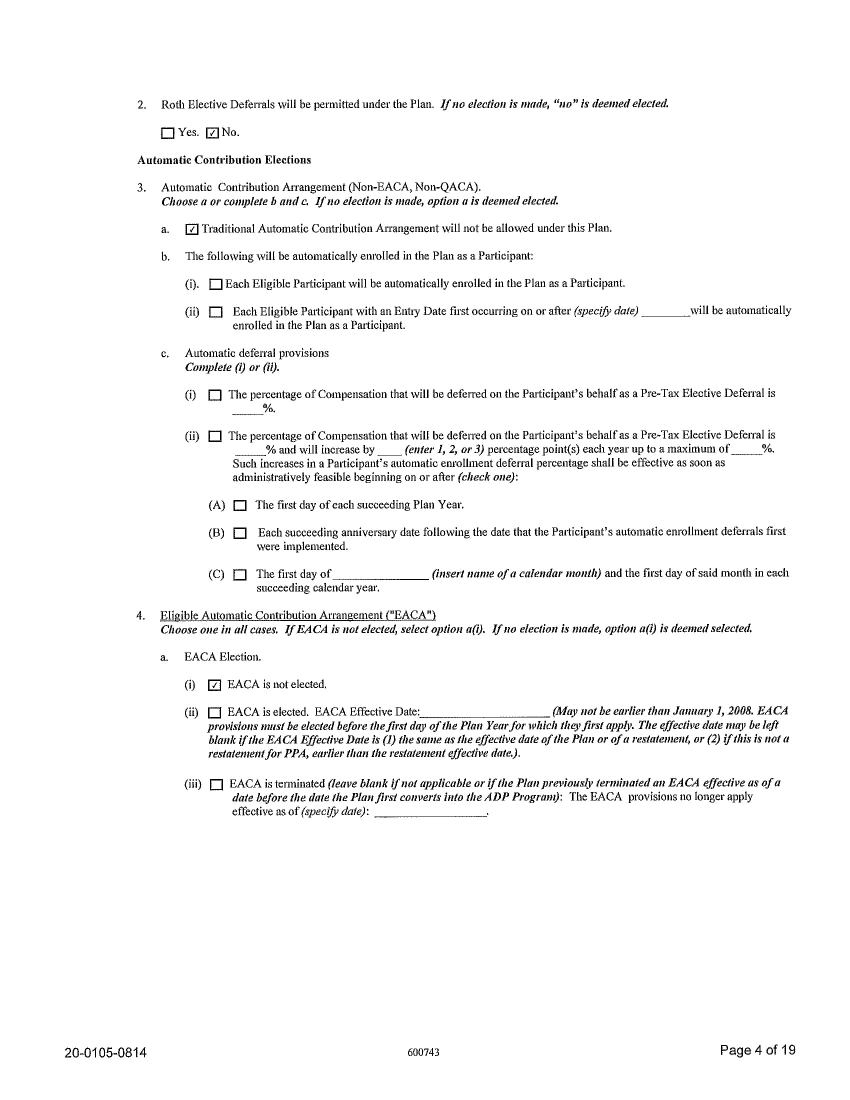
#> input picture Checkbox Detection/ADP10_22710/ADP10_22710-04.jpg, 1700 x 2200 px, found by its file name (shown at 1/2 size); the run also reads 2 pictures not shown here
$ jupyter execute --allow-errors Checkbox_detection.ipynb   (older library calls are emulated)
#> lines starting #> are read from the running program, lines starting #| are printed output that depends on the picture; after the words box and inside, x2 and y2 are one past the last pixel; in counts of white or black regions, pixels touching at a corner belong together
#> in execute, img is the input picture: shape (2200, 1700); min 0, max 255, mean 246.6
### Checkbox Detection/CheckBoxParser.py
import re
import numpy as np
from pprint import pprint

def parse(q1):
    """
    :param q1: a list or a tuple example [1,0,0,1,0]
    This Function generates a list of parent child relationship
    example [parent1,child11,child111,child112]
    This means there is one parent it has one child and that child has two childs.
    """

    l=[]
    i=0
    parent=None
    level = []
    while i < len(q1):

        if i < len(q1) and q1[i]==0:
            k=0

            while i < len(q1) and abs(q1[i])==0:
                k+=1
                i+=1
            l.extend(["parent{0}".format(aa+1) for aa in range(k+1)])

        if i < len(q1) and q1[i]==1:
            i+=1
            if len(l)==0:
                l.extend(["parent{0}".format(i)])
            if parent is None:
                parent=i
            k=0

            while i < len(q1) and abs(q1[i])==0:
                k+=1
                i+=1
            l.extend(["child{0}{1}".format(parent , aa+1) for aa in range(k+1)])
            level.append(parent)
            parent = "{0}{1}".format(parent , aa+1)


        if i < len(q1) and q1[i]==-1:

            i+=1
            k=0
            while i< len(q1) and abs(q1[i])==0:
                k+=1
                i+=1
            if len(level)==1:

                le = int(level.pop())
                l.extend(["parent{0}".format(aa+1+le) for aa in range(k+1)])
                parent=aa+1+le
            elif len(level) >1:
                le = level.pop()
                le = int(le)
                l.extend(["child{0}".format(aa+1+le) for aa in range(k+1)])
                parent=aa+1+le
            elif len(level)==0 and len(l)==0:
                l.extend(["parent{0}".format(i)])


    return l

# [33 lines left out: function generateGraph, not called in this run]

def sortCheckbox(d):
    """
    Takes a checkbox dictionary and returns a numpy array by combining two checkbox in a single array , denominator (y2-y1) , sorted dictionary
    """
    d = sorted(d,key= lambda x: (x[0][1], x[0][0]))
    l=[]
    for fi ,se in zip(d[:-1],d[1:]):
        l.append((fi[0][0] , fi[0][1],se[0][0] ,se[0][1]))

    c =np.asarray(l).astype(np.float)
    return c ,(c[:,3]-c[:,1]) ,d

def preprocess(d):
    """
    Takes a checkbox dictionary and returns a list containing 1,0,-1
    0 means two checkbox in same alignment
    1 means parent child relationship
    -1 means child parent relationship
    """
    c ,denom,d = sortCheckbox(d)

    for i in np.nonzero(denom<4)[0]:
        d[i][0][1],d[i+1][0][1] = d[i][0][1] ,d[i][0][1]

    c ,denom,d = sortCheckbox(d)
    denom = (c[:,3]-c[:,1])
    q  = (c[:,2]-c[:,0]) / denom
    q1=np.where(abs(q)<=0.1,0,q)
    q1 = np.where(q1>0 , 1,q1)
    q1 = np.where(q1<0 , -1,q1)
    q1 = q1.astype(np.int)
    q1 = q1.tolist()
    d = tuple((tuple(i[0]) , i[1]) for i in d)
    return q1,d

def run(d):
    """
    combine all the methods and get a dictionary
    """
    q1 ,d= preprocess(d)#; pprint(d); pprint(q1)
    l=parse(q1)
    l = zip(l,d)
    l=generateGraph(l)#;pprint(l)
    return l

# [15 lines that do not run on import are left out]

### Checkbox Detection/Checkbox_detection.ipynb
[cell 1]
import pandas as pd
import numpy as np
import matplotlib.pyplot as plt
import cv2
from collections import defaultdict
import sys
import imutils
from CheckBoxParser import *

# CheckBox Detection

[cell 2]
def bplot(img):
    plt.figure(figsize=(30,20))
    plt.imshow(img,cmap="gray")
    plt.show()

def horizontal(img,scale=25):

    ## Generating Horizontal Mask

#> called with scale = 25
    horizontal = cv2.adaptiveThreshold(img, 255, cv2.ADAPTIVE_THRESH_MEAN_C, cv2.THRESH_BINARY, 15,15)
    horizontalsize = scale
    horizontalStructure = cv2.getStructuringElement(cv2.MORPH_RECT ,(horizontalsize,1) )
    horizontal =  cv2.morphologyEx(horizontal, cv2.MORPH_CLOSE, horizontalStructure)
    horizontal = np.where(horizontal==0,1,0)
    return horizontal

def vertical(img):

    # Generate Vertical Mask

    vertical = cv2.adaptiveThreshold(img, 255, cv2.ADAPTIVE_THRESH_MEAN_C, cv2.THRESH_BINARY, 15,15);
    verticalsize = vertical.shape[0] // 100
    verticalStructure = cv2.getStructuringElement(cv2.MORPH_RECT, ( 1,verticalsize))
    vertical =  cv2.morphologyEx(vertical, cv2.MORPH_CLOSE, verticalStructure)
    vertical = np.where(vertical==0,1,0)
    return vertical


def generateCompleteMask(horizontal , vertical):
    mask = horizontal+vertical
    mask = np.where(mask>=1 ,255,mask)
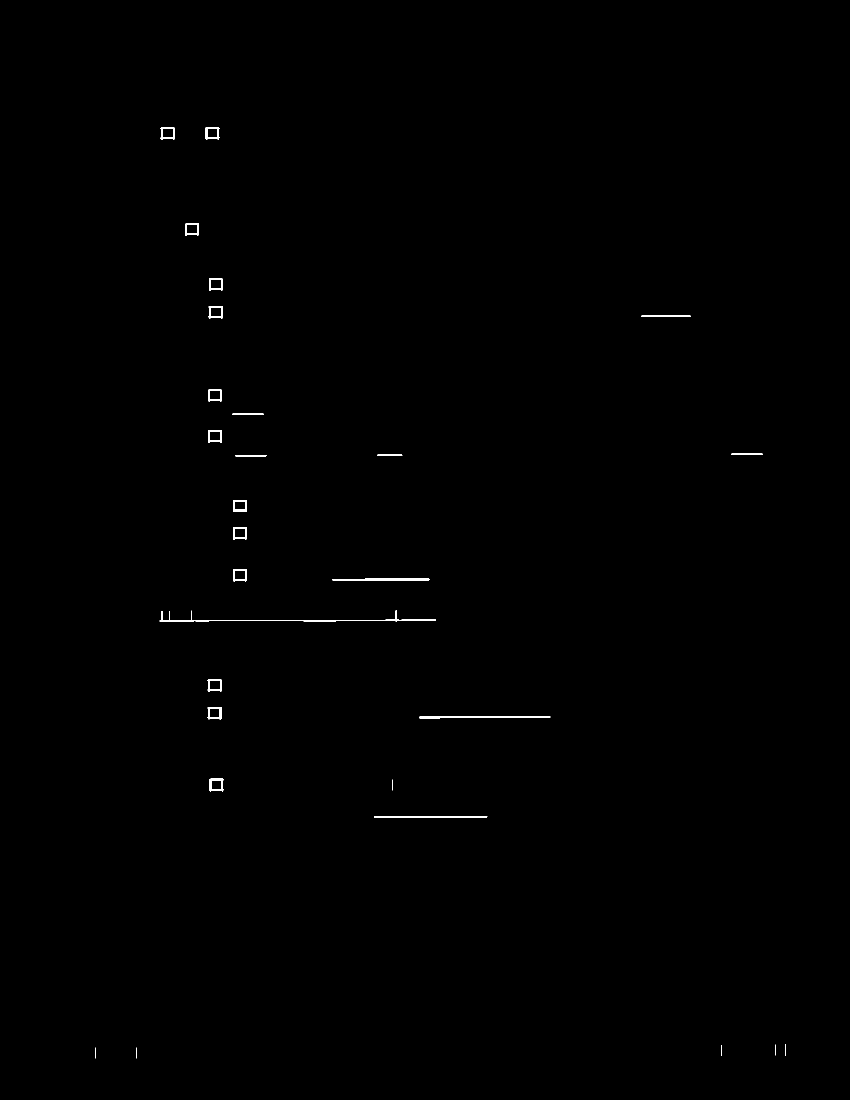
#> mask: shape (2200, 1700) int64 (shown at 1/2 size); 0.23% white; 28 white regions, largest, box (x1, y1, x2, y2) and area: (319, 1221, 872, 1244) 1437, (838, 1433, 1101, 1437) 828, (664, 1157, 859, 1161) 710
    mask = mask.astype(np.uint8)
    return mask

class ShapeDetector:
    def detect(self, c):
        # initialize the shape name and approximate the contour
        shape = "unidentified"
        peri = cv2.arcLength(c, True)
        approx = cv2.approxPolyDP(c,0.15*peri, True)
        # if the shape has 4 vertices, it is either a square or
        # a rectangle
        if len(approx) == 4:
            # compute the bounding box of the contour and use the
            # bounding box to compute the aspect ratio
            (x, y, w, h) = cv2.boundingRect(approx)
            ar = w / float(h)

            # a square will have an aspect ratio that is approximately
            # equal to one, otherwise, the shape is a rectangle
            shape = "square" if ar >= 0.95 and ar <= 1.05 else "rectangle"
        # return the name of the shape
        return shape


def execute(path ,plot=True):
    img = cv2.imread(path,cv2.IMREAD_GRAYSCALE)
    img = cv2.GaussianBlur(img, (5, 5), 1)
    mask = generateCompleteMask(horizontal(img) , vertical(img))

    # find contours in the thresholded image and initialize the
    # shape detector
    i=0
    l=[]
    ratio = 1
    cnts = cv2.findContours(mask, cv2.RETR_EXTERNAL,cv2.CHAIN_APPROX_SIMPLE)
#> cnts = 28 contours, 4 with area under 20; largest, box (x1, y1, x2, y2) and area: (319, 1221, 872, 1244) 811, (419, 1557, 447, 1583) 612, (411, 254, 439, 279) 606, (416, 861, 444, 886) 605, (321, 255, 350, 280) 588
    cnts = imutils.grab_contours(cnts)
    sd = ShapeDetector()
    # loop over the contours
    for c in cnts:
        # compute the center of the contour, then detect the name of the
        # shape using only the contour
        shape = sd.detect(c)
        if shape=="square" or shape=="rectangle":
            # multiply the contour (x, y)-coordinates by the resize ratio,
            # then draw the contours and the name of the shape on the image
            c = c.astype("float")
            c *= ratio
            c = c.astype("int")
            x,y,w,h = cv2.boundingRect(c)
            l.append((x,y,w,h))
            cv2.waitKey(0)
            i+=1
#> this loop made 28 passes
#> (shape, peri in detect, approx in detect, ar in detect) on passes 8, 10: ('square', 104.1, [[419, 1558], [420, 1582], [445, 1582], [445, 1557]], 1.04), ('rectangle', 103.3, [[415, 1415], [417, 1438], [442, 1437], [442, 1414]], 1.12)
#> after the loop, i = 13; l = [(419, 1557, 28, 26), (415, 1414, 28, 25), (415, 1359, 28, 25), (466, 1138, 28, 25), (466, 1055, 28, 25), (466, 1000, 28, 24), (416, 861, 28, 25), (416, 779, 28, 25), (417, 613, 29, 24), (418, 557, 28, 25), (370, 447, 28, 25), (321, 255, 29, 25), (411, 254, 28, 25)]

    imgg =img.copy()
    ss =[]
    for c,i in enumerate(l):
        x,y,w,h = i
        cv2.rectangle(imgg,(x+5,y+5),(x+w-5,y+h-5),(0),3)

        s = img[y+5:y+h-5,x+5:x+w-5]
        _,s = cv2.threshold(s, 127,255, cv2.THRESH_BINARY_INV)
        flag="unchecked"
        if s.mean()>10:
            flag="checked"
        ss.append( [ [x,y,w,h], flag] )
#> this loop made 13 passes
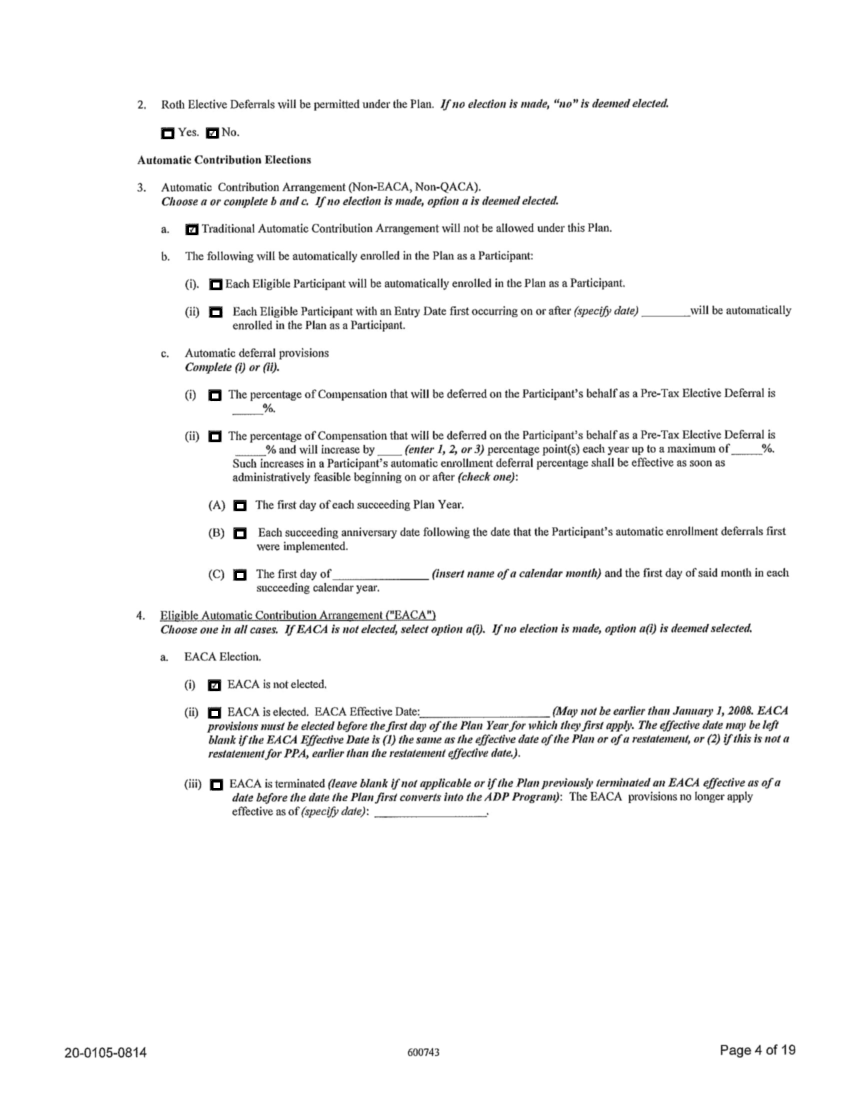
#> imgg: shape (2200, 1700) (shown at 1/2 size); min 0, max 255, mean 246.4
#> after the loop, ss = 13 items
    if plot: bplot(imgg)
    return ss

d = execute("/home/amidezcod/Downloads/ADP10_22710/ADP10_22710-04.jpg",plot=True)
#> d = 13 items
#> (the rest of this cell did not finish here and is left out)

#> the loop in sortCheckbox, `for fi ,se in zip(d[:-1],d[1:]):` made 12 passes
#> (fi, se) on passes 1 to 3: ([[411, 254, 28, 25], 'checked'], [[321, 255, 29, 25], 'unchecked']), ([[321, 255, 29, 25], 'unchecked'], [[370, 447, 28, 25], 'checked']), ([[370, 447, 28, 25], 'checked'], [[418, 557, 28, 25], 'unchecked'])
#> after the loop in sortCheckbox, `for fi ,se in zip(d[:-1],d[1:]):`: l = 12 items, first 6: (411, 254, 321, 255), (321, 255, 370, 447), (370, 447, 418, 557), (418, 557, 417, 613), (417, 613, 416, 779), (416, 779, 416, 861)
#> in sortCheckbox, `c =np.asarray(l).astype(np.float)`: c = [[411, 254, 321, 255], [321, 255, 370, 447], [370, 447, 418, 557], [418, 557, 417, 613], [417, 613, 416, 779], [416, 779, 416, 861], [416, 861, 466, 1000], [466, 1000, 466, 1055], [466, 1055, 466, 1138], [466, 1138, 415, 1359], [415, 1359, 415, 1414], [415, 1414, 419, 1557]]
#> in preprocess, `c ,denom,d = sortCheckbox(d)`: denom = [1, 192, 110, 56, 166, 82, 139, 55, 83, 221, 55, 143]; d = 13 items
#> the loop in preprocess, `for i in np.nonzero(denom<4)[0]:` made 1 pass
#> the loop in sortCheckbox (call 2), `for fi ,se in zip(d[:-1],d[1:]):` made 12 passes
#> (fi, se) on passes 1 to 3: ([[321, 254, 29, 25], 'unchecked'], [[411, 254, 28, 25], 'checked']), ([[411, 254, 28, 25], 'checked'], [[370, 447, 28, 25], 'checked']), ([[370, 447, 28, 25], 'checked'], [[418, 557, 28, 25], 'unchecked'])
#> in preprocess, `c ,denom,d = sortCheckbox(d)`: c = [[321, 254, 411, 254], [411, 254, 370, 447], [370, 447, 418, 557], [418, 557, 417, 613], [417, 613, 416, 779], [416, 779, 416, 861], [416, 861, 466, 1000], [466, 1000, 466, 1055], [466, 1055, 466, 1138], [466, 1138, 415, 1359], [415, 1359, 415, 1414], [415, 1414, 419, 1557]]; denom = [0, 193, 110, 56, 166, 82, 139, 55, 83, 221, 55, 143]
#> in preprocess, `q  = (c[:,2]-c[:,0]) / denom`: q = [inf, -0.212, 0.436, -0.0179, -0.00602, 0, 0.36, 0, 0, -0.231, 0, 0.028]
#> in preprocess, `q1=np.where(abs(q)<=0.1,0,q)`: q1 = [inf, -0.212, 0.436, 0, 0, 0, 0.36, 0, 0, -0.231, 0, 0]
#> in preprocess, `q1 = np.where(q1>0 , 1,q1)`: q1 = [1, -0.212, 1, 0, 0, 0, 1, 0, 0, -0.231, 0, 0]
#> in preprocess, `q1 = np.where(q1<0 , -1,q1)`: q1 = [1, -1, 1, 0, 0, 0, 1, 0, 0, -1, 0, 0]
#> in run, `q1 ,d= preprocess(d)#; pprint(d); pprint(q1)`: d = 13 items
#> the loop in parse, `while i < len(q1): ` made 1 pass
#> parent on pass 1: 1
#> after the loop in parse, `while i < len(q1):`: i = 1; l = ['parent1', 'child11']; level = [1]
all_checked_boxes

# Line Detection

[cell 3]
def remove_redundant_line(lines):
    lines = sorted(lines, key  = lambda x:(x[2],x[1]))
    lines = np.array(lines)
    i=0
    d= defaultdict(list)
    l = []
    while i<len(lines):
        first_x1,first_y1,first_x2,first_y2 = lines[i]
        j=i+1
        k=0
        d[i].append([first_x1,first_y1,first_x2,first_y2])
        while j < len(lines):
            second_x1,second_y1,second_x2,second_y2 = lines[j]
            j+=1
            if  abs(second_y1-first_y1) <= 4:
                k+=1
                d[i].append([second_x1,second_y1,second_x2,second_y2])
            else:
                break
        d[i] = sorted(d[i] , key = lambda x: (x[2]-x[0] , x[0]) ,reverse=True)
        if len(d[i]) ==1 or len(d[i]) == 2:
            l.append(d[i][0])
            del d[i]
        else:
            pass
        i=i+k+1

    for values in d.values():
        i=0
        while i< len(values):
            first_value = values[i]
            j=i+1
            while j< len(values):
                second_value = values[j]
                j+=1
                if first_value[2] >= second_value[2] and first_value[0] <=  second_value[0]:
                    if first_value not in l:
                        l.append(first_value)
                    values.remove(second_value)
                else:
                    continue
            i+=1
    del d
    return l

def get_horizontal_line_coords(full_image, area):
    """
    params:
    image: full image
    area: area in which we have to look for the coordinates of horizontal line

    return:
    list_of_coords: list having bbox of the coordinates of horizonal lines [(), ()..]
    """
#> called with area = (0, 0, 10000, 10000)
    xmin,ymin,xmax,ymax = area
    list_of_coords=None
    rho = 1
    theta = np.pi/180
    threshold = 30
    min_line_length = 50
    max_line_gap = 1

    sub_img = full_image[ymin:ymax , xmin:xmax]
    horizontal_mask = horizontal(sub_img,scale=35)
    horizontal_mask = np.where(horizontal_mask>=1 ,255,horizontal_mask)
    horizontal_mask = horizontal_mask.astype(np.uint8)

    lines = cv2.HoughLinesP(horizontal_mask, rho, theta, threshold,min_line_length, max_line_gap)
#> lines = [[1362, 743, 1519, 743], [835, 331, 932, 330], [970, 385, 1067, 385], [799, 469, 860, 469], [1456, 742, 1519, 742], [799, 468, 859, 468], [850, 330, 890, 330], [1225, 440, 1275, 440], [970, 386, 1015, 386]]

    if lines is not None and len(lines) !=0:
        lines = lines.reshape(-1,4)
        lines = remove_redundant_line(lines)
#> in remove_redundant_line, `lines = sorted(lines, key  = lambda x:(x[2],x[1]))`: lines = [[799, 468, 859, 468], [799, 469, 860, 469], [850, 330, 890, 330], [835, 331, 932, 330], [970, 386, 1015, 386], [970, 385, 1067, 385], [1225, 440, 1275, 440], [1456, 742, 1519, 742], [1362, 743, 1519, 743]]
#> the loop in remove_redundant_line, `while i<len(lines):` made 5 passes
#> (first_x1, first_y1, first_x2, first_y2, i) on passes 1 to 4: (799, 468, 859, 468, 2), (850, 330, 890, 330, 4), (970, 386, 1015, 386, 6), (1225, 440, 1275, 440, 7)
#> after the loop in remove_redundant_line, `while i<len(lines):`: d = 0 items; i = 9; l = [[799, 469, 860, 469], [835, 331, 932, 330], [970, 385, 1067, 385], [1225, 440, 1275, 440], [1362, 743, 1519, 743]]
#> lines has the same summary as l in remove_redundant_line
    else:
        lines = np.array([])

    #### comment from here####
    for x1,y1,x2,y2 in lines:
        cv2.line(sub_img,(x1,y1),(x2,y2),(0,0,0),3)
#> this loop made 5 passes
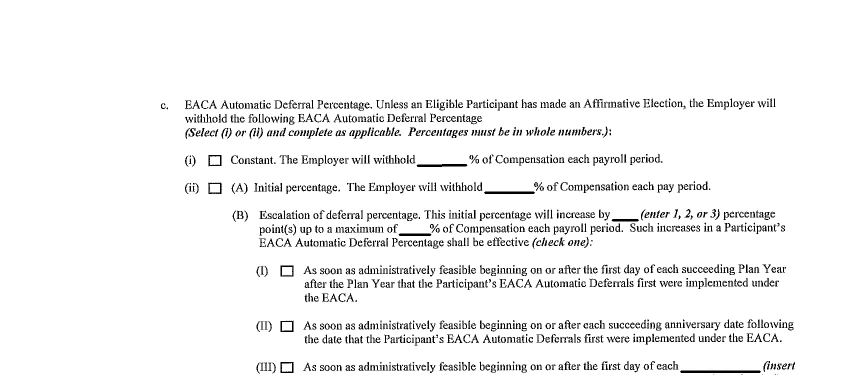
#> sub_img: shape (750, 1700) (shown at 1/2 size); min 0, max 255, mean 242.7
    bplot(sub_img)
    #### till here ### just for visual purpose

    return lines

img = cv2.imread("/home/amidezcod/Downloads/ADP10_22710/ADP10_22710-06.jpg",cv2.IMREAD_GRAYSCALE)
# Getting a subsection for the image for testing purpose
lines = get_horizontal_line_coords(img[0:750].copy(),(0,0,10000,10000))
#> lines has the same summary as l in remove_redundant_line
lines
#> Out has the same summary as l in remove_redundant_line

[cell 4]
img = cv2.imread("/home/amidezcod/Downloads/ADP10_22710/ADP10_22710-02.jpg",cv2.IMREAD_GRAYSCALE)
# Getting a subsection for the image for testing purpose
lines = get_horizontal_line_coords(img[300:650].copy(),(0,0,10000,10000))
#> call 2 of get_horizontal_line_coords, with area = (0, 0, 10000, 10000)
#> in get_horizontal_line_coords (call 2), `lines = cv2.HoughLinesP(horizontal_mask, rho, theta, threshold,min_lin..`: lines = [[1305, 31, 1378, 31], [1007, 197, 1194, 197], [1096, 196, 1194, 196], [1018, 31, 1074, 31], [909, 32, 1015, 32], [923, 31, 979, 31], [1305, 32, 1342, 32]]
#> the loop in remove_redundant_line (call 2), `while i<len(lines):` made 3 passes
#> (first_x1, first_y1, first_x2, first_y2, i) on passes 1 to 3: (923, 31, 979, 31, 3), (1096, 196, 1194, 196, 5), (1305, 32, 1342, 32, 7)
#> the loop in remove_redundant_line (call 2), `for values in d.values():` made 1 pass
#> in get_horizontal_line_coords (call 2), `lines = remove_redundant_line(lines)`: lines = [[1007, 197, 1194, 197], [1305, 31, 1378, 31], [909, 32, 1015, 32]]
#> the loop in get_horizontal_line_coords (call 2), `for x1,y1,x2,y2 in lines:` made 3 passes
#> after the loop in get_horizontal_line_coords (call 2), `for x1,y1,x2,y2 in lines:`:
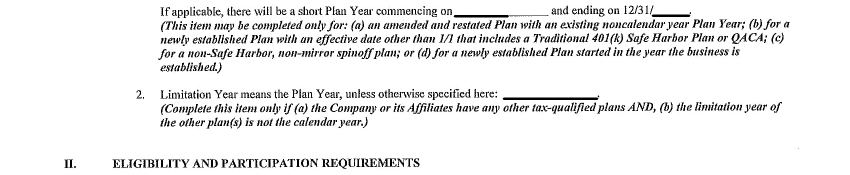
#> sub_img: shape (350, 1700) (shown at 1/2 size); min 0, max 255, mean 236.8
lines
#> Out has the same summary as lines in get_horizontal_line_coords
